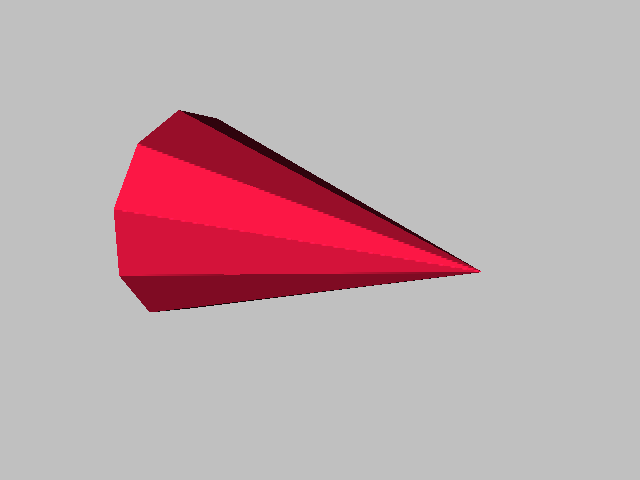

Write the Python code that produced this figure.
#!/usr/bin/env python

# Save and restore camera state using a JSON file.

import json
import tempfile

# Factory overrides: importing these modules registers the OpenGL rendering
# and interaction style implementations for vtkRenderingCore factory classes.
import vtkmodules.vtkInteractionStyle  # noqa: F401
import vtkmodules.vtkRenderingOpenGL2  # noqa: F401

# VTK pipeline classes used in this example
from vtkmodules.vtkFiltersSources import vtkConeSource
from vtkmodules.vtkRenderingCore import (
    vtkActor,
    vtkPolyDataMapper,
    vtkRenderWindow,
    vtkRenderWindowInteractor,
    vtkRenderer,
)

# Colors (normalized RGB)
crimson_rgb = (0.863, 0.078, 0.235)
silver_rgb = (0.753, 0.753, 0.753)

# Source: a cone (procedural, no external data needed)
cone = vtkConeSource()
cone.SetHeight(3.0)
cone.SetRadius(1.0)
cone.SetResolution(10)

# Mapper: map polygon data to graphics primitives
mapper = vtkPolyDataMapper()
mapper.SetInputConnection(cone.GetOutputPort())

# Actor: assign the mapped geometry
actor = vtkActor()
actor.SetMapper(mapper)
actor.GetProperty().SetColor(crimson_rgb)
actor.GetProperty().SetSpecular(0.6)
actor.GetProperty().SetSpecularPower(30)

# Renderer: assemble the scene
renderer = vtkRenderer()
renderer.AddActor(actor)
renderer.SetBackground(silver_rgb)
renderer.ResetCamera()

# Camera: set up an interesting viewpoint
camera = renderer.GetActiveCamera()
camera.Azimuth(30)
camera.Elevation(20)
renderer.ResetCameraClippingRange()

# SaveScene: write camera parameters to a temporary JSON file
scene = {
    "FocalPoint": list(camera.GetFocalPoint()),
    "Position": list(camera.GetPosition()),
    "ViewUp": list(camera.GetViewUp()),
    "ViewAngle": camera.GetViewAngle(),
    "ClippingRange": list(camera.GetClippingRange()),
}

scene_file = tempfile.NamedTemporaryFile(
    mode="w", suffix=".json", prefix="vtk_scene_", delete=False
)
json.dump(scene, scene_file, indent=2)
scene_file.close()

# Scramble the camera to prove the restore works
camera.SetPosition(0, 0, 10)
camera.SetFocalPoint(0, 0, 0)
camera.SetViewUp(0, 1, 0)

# RestoreScene: read camera parameters back from the JSON file
with open(scene_file.name, "r") as f:
    restored = json.load(f)

camera.SetFocalPoint(restored["FocalPoint"])
camera.SetPosition(restored["Position"])
camera.SetViewUp(restored["ViewUp"])
camera.SetViewAngle(restored["ViewAngle"])
camera.SetClippingRange(restored["ClippingRange"])

# Window: display the rendered scene
render_window = vtkRenderWindow()
render_window.AddRenderer(renderer)
render_window.SetWindowName("save scene to file")
render_window.SetMultiSamples(0)
render_window.SetSize(640, 480)

# Interactor: handle mouse and keyboard events
render_window_interactor = vtkRenderWindowInteractor()
render_window_interactor.SetRenderWindow(render_window)

# Launch the interactive visualization
render_window_interactor.Initialize()
render_window_interactor.Start()
